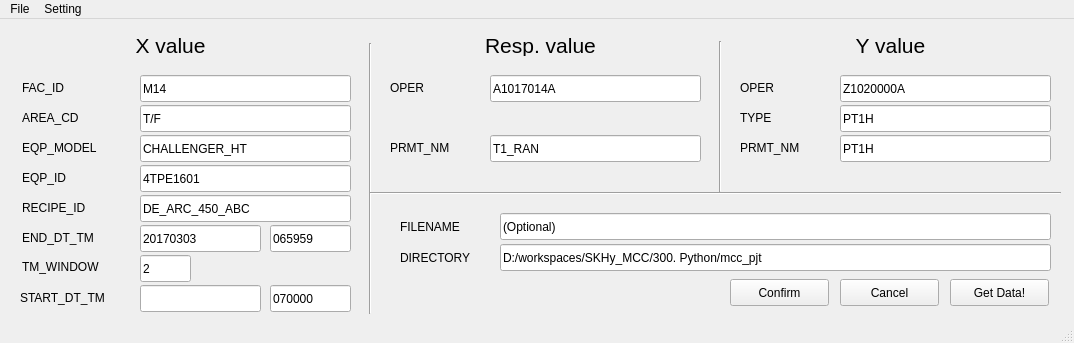
<?xml version="1.0" encoding="UTF-8"?>
<ui version="4.0">
 <class>MainWindow</class>
 <widget class="QMainWindow" name="MainWindow">
  <property name="geometry">
   <rect>
    <x>0</x>
    <y>0</y>
    <width>1074</width>
    <height>343</height>
   </rect>
  </property>
  <property name="windowTitle">
   <string>MainWindow</string>
  </property>
  <widget class="QWidget" name="centralwidget">
   <widget class="QPushButton" name="pushButton_CANCEL">
    <property name="geometry">
     <rect>
      <x>840</x>
      <y>260</y>
      <width>99</width>
      <height>27</height>
     </rect>
    </property>
    <property name="text">
     <string>Cancel</string>
    </property>
   </widget>
   <widget class="QPushButton" name="pushButton_GETDATA">
    <property name="geometry">
     <rect>
      <x>950</x>
      <y>260</y>
      <width>99</width>
      <height>27</height>
     </rect>
    </property>
    <property name="text">
     <string>Get Data!</string>
    </property>
   </widget>
   <widget class="QLineEdit" name="FAC_ID_inputText">
    <property name="geometry">
     <rect>
      <x>140</x>
      <y>56</y>
      <width>211</width>
      <height>27</height>
     </rect>
    </property>
    <property name="text">
     <string>M14</string>
    </property>
   </widget>
   <widget class="QLabel" name="FAC_ID_label">
    <property name="geometry">
     <rect>
      <x>22</x>
      <y>60</y>
      <width>101</width>
      <height>17</height>
     </rect>
    </property>
    <property name="text">
     <string>FAC_ID</string>
    </property>
   </widget>
   <widget class="QLabel" name="AREA_CD_label">
    <property name="geometry">
     <rect>
      <x>22</x>
      <y>90</y>
      <width>101</width>
      <height>17</height>
     </rect>
    </property>
    <property name="text">
     <string>AREA_CD</string>
    </property>
   </widget>
   <widget class="QLineEdit" name="AREA_CD_inputText">
    <property name="geometry">
     <rect>
      <x>140</x>
      <y>86</y>
      <width>211</width>
      <height>27</height>
     </rect>
    </property>
    <property name="text">
     <string>T/F</string>
    </property>
   </widget>
   <widget class="QLabel" name="EQP_MODEL_label">
    <property name="geometry">
     <rect>
      <x>22</x>
      <y>120</y>
      <width>101</width>
      <height>17</height>
     </rect>
    </property>
    <property name="text">
     <string>EQP_MODEL</string>
    </property>
   </widget>
   <widget class="QLineEdit" name="EQP_MODEL_inputText">
    <property name="geometry">
     <rect>
      <x>140</x>
      <y>116</y>
      <width>211</width>
      <height>27</height>
     </rect>
    </property>
    <property name="text">
     <string>CHALLENGER_HT</string>
    </property>
   </widget>
   <widget class="QLabel" name="EQP_ID_label">
    <property name="geometry">
     <rect>
      <x>22</x>
      <y>150</y>
      <width>101</width>
      <height>17</height>
     </rect>
    </property>
    <property name="text">
     <string>EQP_ID</string>
    </property>
   </widget>
   <widget class="QLineEdit" name="EQP_ID_inputText">
    <property name="geometry">
     <rect>
      <x>140</x>
      <y>146</y>
      <width>211</width>
      <height>27</height>
     </rect>
    </property>
    <property name="text">
     <string>4TPE1601</string>
    </property>
   </widget>
   <widget class="QLabel" name="RECIPE_ID_label">
    <property name="geometry">
     <rect>
      <x>22</x>
      <y>180</y>
      <width>101</width>
      <height>17</height>
     </rect>
    </property>
    <property name="text">
     <string>RECIPE_ID</string>
    </property>
   </widget>
   <widget class="QLineEdit" name="RECIPE_ID_inputText">
    <property name="geometry">
     <rect>
      <x>140</x>
      <y>176</y>
      <width>211</width>
      <height>27</height>
     </rect>
    </property>
    <property name="text">
     <string>DE_ARC_450_ABC</string>
    </property>
   </widget>
   <widget class="QLabel" name="END_DT_label">
    <property name="geometry">
     <rect>
      <x>22</x>
      <y>210</y>
      <width>101</width>
      <height>17</height>
     </rect>
    </property>
    <property name="text">
     <string>END_DT_TM</string>
    </property>
   </widget>
   <widget class="QLineEdit" name="END_DT_inputText">
    <property name="geometry">
     <rect>
      <x>140</x>
      <y>206</y>
      <width>121</width>
      <height>27</height>
     </rect>
    </property>
    <property name="text">
     <string>20170303</string>
    </property>
   </widget>
   <widget class="QLineEdit" name="START_DT_inputText">
    <property name="geometry">
     <rect>
      <x>140</x>
      <y>266</y>
      <width>121</width>
      <height>27</height>
     </rect>
    </property>
    <property name="text">
     <string/>
    </property>
    <property name="readOnly">
     <bool>true</bool>
    </property>
   </widget>
   <widget class="QLineEdit" name="TM_WINDOW_inputText">
    <property name="geometry">
     <rect>
      <x>140</x>
      <y>236</y>
      <width>51</width>
      <height>27</height>
     </rect>
    </property>
    <property name="text">
     <string>2</string>
    </property>
   </widget>
   <widget class="QLabel" name="YTYPE_label">
    <property name="geometry">
     <rect>
      <x>740</x>
      <y>90</y>
      <width>101</width>
      <height>17</height>
     </rect>
    </property>
    <property name="text">
     <string>TYPE</string>
    </property>
   </widget>
   <widget class="QLineEdit" name="YTYPE_inputText">
    <property name="geometry">
     <rect>
      <x>840</x>
      <y>86</y>
      <width>211</width>
      <height>27</height>
     </rect>
    </property>
    <property name="text">
     <string>PT1H</string>
    </property>
   </widget>
   <widget class="QLabel" name="ROPER_label">
    <property name="geometry">
     <rect>
      <x>390</x>
      <y>60</y>
      <width>101</width>
      <height>17</height>
     </rect>
    </property>
    <property name="text">
     <string>OPER</string>
    </property>
   </widget>
   <widget class="QLineEdit" name="RPRMT_NM_inputText">
    <property name="geometry">
     <rect>
      <x>490</x>
      <y>116</y>
      <width>211</width>
      <height>27</height>
     </rect>
    </property>
    <property name="text">
     <string>T1_RAN</string>
    </property>
   </widget>
   <widget class="QLineEdit" name="ROPER_inputText">
    <property name="geometry">
     <rect>
      <x>490</x>
      <y>56</y>
      <width>211</width>
      <height>27</height>
     </rect>
    </property>
    <property name="text">
     <string>A1017014A</string>
    </property>
   </widget>
   <widget class="QLabel" name="RPRMT_NM_label">
    <property name="geometry">
     <rect>
      <x>390</x>
      <y>120</y>
      <width>101</width>
      <height>17</height>
     </rect>
    </property>
    <property name="text">
     <string>PRMT_NM</string>
    </property>
   </widget>
   <widget class="Line" name="vertical_line_01">
    <property name="geometry">
     <rect>
      <x>360</x>
      <y>24</y>
      <width>20</width>
      <height>271</height>
     </rect>
    </property>
    <property name="orientation">
     <enum>Qt::Vertical</enum>
    </property>
   </widget>
   <widget class="QLabel" name="X_label">
    <property name="geometry">
     <rect>
      <x>120</x>
      <y>16</y>
      <width>101</width>
      <height>21</height>
     </rect>
    </property>
    <property name="font">
     <font>
      <pointsize>16</pointsize>
     </font>
    </property>
    <property name="text">
     <string>X value</string>
    </property>
    <property name="alignment">
     <set>Qt::AlignCenter</set>
    </property>
   </widget>
   <widget class="QLabel" name="R_label">
    <property name="geometry">
     <rect>
      <x>470</x>
      <y>16</y>
      <width>141</width>
      <height>21</height>
     </rect>
    </property>
    <property name="font">
     <font>
      <pointsize>16</pointsize>
     </font>
    </property>
    <property name="text">
     <string>Resp. value</string>
    </property>
    <property name="alignment">
     <set>Qt::AlignCenter</set>
    </property>
   </widget>
   <widget class="QLabel" name="TM_WINDOW_label">
    <property name="geometry">
     <rect>
      <x>22</x>
      <y>239</y>
      <width>101</width>
      <height>17</height>
     </rect>
    </property>
    <property name="text">
     <string>TM_WINDOW</string>
    </property>
   </widget>
   <widget class="QLabel" name="START_DT_label">
    <property name="geometry">
     <rect>
      <x>20</x>
      <y>270</y>
      <width>101</width>
      <height>17</height>
     </rect>
    </property>
    <property name="text">
     <string>START_DT_TM</string>
    </property>
   </widget>
   <widget class="QLabel" name="FILENAME_label">
    <property name="geometry">
     <rect>
      <x>400</x>
      <y>199</y>
      <width>101</width>
      <height>17</height>
     </rect>
    </property>
    <property name="text">
     <string>FILENAME</string>
    </property>
   </widget>
   <widget class="QLineEdit" name="FILENAME_inputText">
    <property name="geometry">
     <rect>
      <x>500</x>
      <y>194</y>
      <width>551</width>
      <height>27</height>
     </rect>
    </property>
    <property name="text">
     <string>(Optional)</string>
    </property>
    <property name="readOnly">
     <bool>true</bool>
    </property>
   </widget>
   <widget class="Line" name="horizontal_line">
    <property name="geometry">
     <rect>
      <x>370</x>
      <y>166</y>
      <width>691</width>
      <height>16</height>
     </rect>
    </property>
    <property name="orientation">
     <enum>Qt::Horizontal</enum>
    </property>
   </widget>
   <widget class="QLineEdit" name="DIRECTORY_inputText">
    <property name="geometry">
     <rect>
      <x>500</x>
      <y>225</y>
      <width>551</width>
      <height>27</height>
     </rect>
    </property>
    <property name="text">
     <string>D:/workspaces/SKHy_MCC/300. Python/mcc_pjt</string>
    </property>
    <property name="readOnly">
     <bool>true</bool>
    </property>
   </widget>
   <widget class="QLabel" name="DIRECTORY_label">
    <property name="geometry">
     <rect>
      <x>400</x>
      <y>230</y>
      <width>101</width>
      <height>17</height>
     </rect>
    </property>
    <property name="text">
     <string>DIRECTORY</string>
    </property>
   </widget>
   <widget class="QLineEdit" name="END_TM_Text">
    <property name="geometry">
     <rect>
      <x>270</x>
      <y>206</y>
      <width>81</width>
      <height>27</height>
     </rect>
    </property>
    <property name="text">
     <string>065959</string>
    </property>
    <property name="readOnly">
     <bool>true</bool>
    </property>
   </widget>
   <widget class="QLineEdit" name="START_TM_Text">
    <property name="geometry">
     <rect>
      <x>270</x>
      <y>266</y>
      <width>81</width>
      <height>27</height>
     </rect>
    </property>
    <property name="text">
     <string>070000</string>
    </property>
    <property name="readOnly">
     <bool>true</bool>
    </property>
   </widget>
   <widget class="QLabel" name="YPRMT_NM_label">
    <property name="geometry">
     <rect>
      <x>740</x>
      <y>120</y>
      <width>101</width>
      <height>17</height>
     </rect>
    </property>
    <property name="text">
     <string>PRMT_NM</string>
    </property>
   </widget>
   <widget class="QLineEdit" name="YOPER_inputText">
    <property name="geometry">
     <rect>
      <x>840</x>
      <y>56</y>
      <width>211</width>
      <height>27</height>
     </rect>
    </property>
    <property name="text">
     <string>Z1020000A</string>
    </property>
   </widget>
   <widget class="QLabel" name="YOPER_label">
    <property name="geometry">
     <rect>
      <x>740</x>
      <y>60</y>
      <width>101</width>
      <height>17</height>
     </rect>
    </property>
    <property name="text">
     <string>OPER</string>
    </property>
   </widget>
   <widget class="QLineEdit" name="YPRMT_NM_inputText">
    <property name="geometry">
     <rect>
      <x>840</x>
      <y>116</y>
      <width>211</width>
      <height>27</height>
     </rect>
    </property>
    <property name="text">
     <string>PT1H</string>
    </property>
   </widget>
   <widget class="QLabel" name="Y_label">
    <property name="geometry">
     <rect>
      <x>840</x>
      <y>16</y>
      <width>101</width>
      <height>21</height>
     </rect>
    </property>
    <property name="font">
     <font>
      <pointsize>16</pointsize>
     </font>
    </property>
    <property name="text">
     <string>Y value</string>
    </property>
    <property name="alignment">
     <set>Qt::AlignCenter</set>
    </property>
   </widget>
   <widget class="Line" name="vertical_line_02">
    <property name="geometry">
     <rect>
      <x>710</x>
      <y>22</y>
      <width>20</width>
      <height>151</height>
     </rect>
    </property>
    <property name="orientation">
     <enum>Qt::Vertical</enum>
    </property>
   </widget>
   <widget class="QPushButton" name="pushButton_CONFIRM">
    <property name="geometry">
     <rect>
      <x>730</x>
      <y>260</y>
      <width>99</width>
      <height>27</height>
     </rect>
    </property>
    <property name="text">
     <string>Confirm</string>
    </property>
   </widget>
  </widget>
  <widget class="QMenuBar" name="menubar">
   <property name="geometry">
    <rect>
     <x>0</x>
     <y>0</y>
     <width>1074</width>
     <height>25</height>
    </rect>
   </property>
   <widget class="QMenu" name="menuPopup">
    <property name="title">
     <string>File</string>
    </property>
    <addaction name="actionMenu1"/>
   </widget>
   <widget class="QMenu" name="menuSetting">
    <property name="title">
     <string>Setting</string>
    </property>
    <addaction name="actionSetting1"/>
   </widget>
   <addaction name="menuPopup"/>
   <addaction name="menuSetting"/>
  </widget>
  <widget class="QStatusBar" name="statusbar"/>
  <action name="actionMenu1">
   <property name="text">
    <string>menu1</string>
   </property>
  </action>
  <action name="actionSetting1">
   <property name="text">
    <string>setting1</string>
   </property>
  </action>
 </widget>
 <resources/>
 <connections>
  <connection>
   <sender>pushButton_CANCEL</sender>
   <signal>clicked()</signal>
   <receiver>MainWindow</receiver>
   <slot>close()</slot>
   <hints>
    <hint type="sourcelabel">
     <x>549</x>
     <y>338</y>
    </hint>
    <hint type="destinationlabel">
     <x>367</x>
     <y>190</y>
    </hint>
   </hints>
  </connection>
  <connection>
   <sender>pushButton_GETDATA</sender>
   <signal>clicked()</signal>
   <receiver>MainWindow</receiver>
   <slot>close()</slot>
   <hints>
    <hint type="sourcelabel">
     <x>659</x>
     <y>338</y>
    </hint>
    <hint type="destinationlabel">
     <x>367</x>
     <y>190</y>
    </hint>
   </hints>
  </connection>
  <connection>
   <sender>END_DT_inputText</sender>
   <signal>editingFinished()</signal>
   <receiver>START_DT_inputText</receiver>
   <slot>show()</slot>
   <hints>
    <hint type="sourcelabel">
     <x>200</x>
     <y>244</y>
    </hint>
    <hint type="destinationlabel">
     <x>200</x>
     <y>304</y>
    </hint>
   </hints>
  </connection>
 </connections>
</ui>
